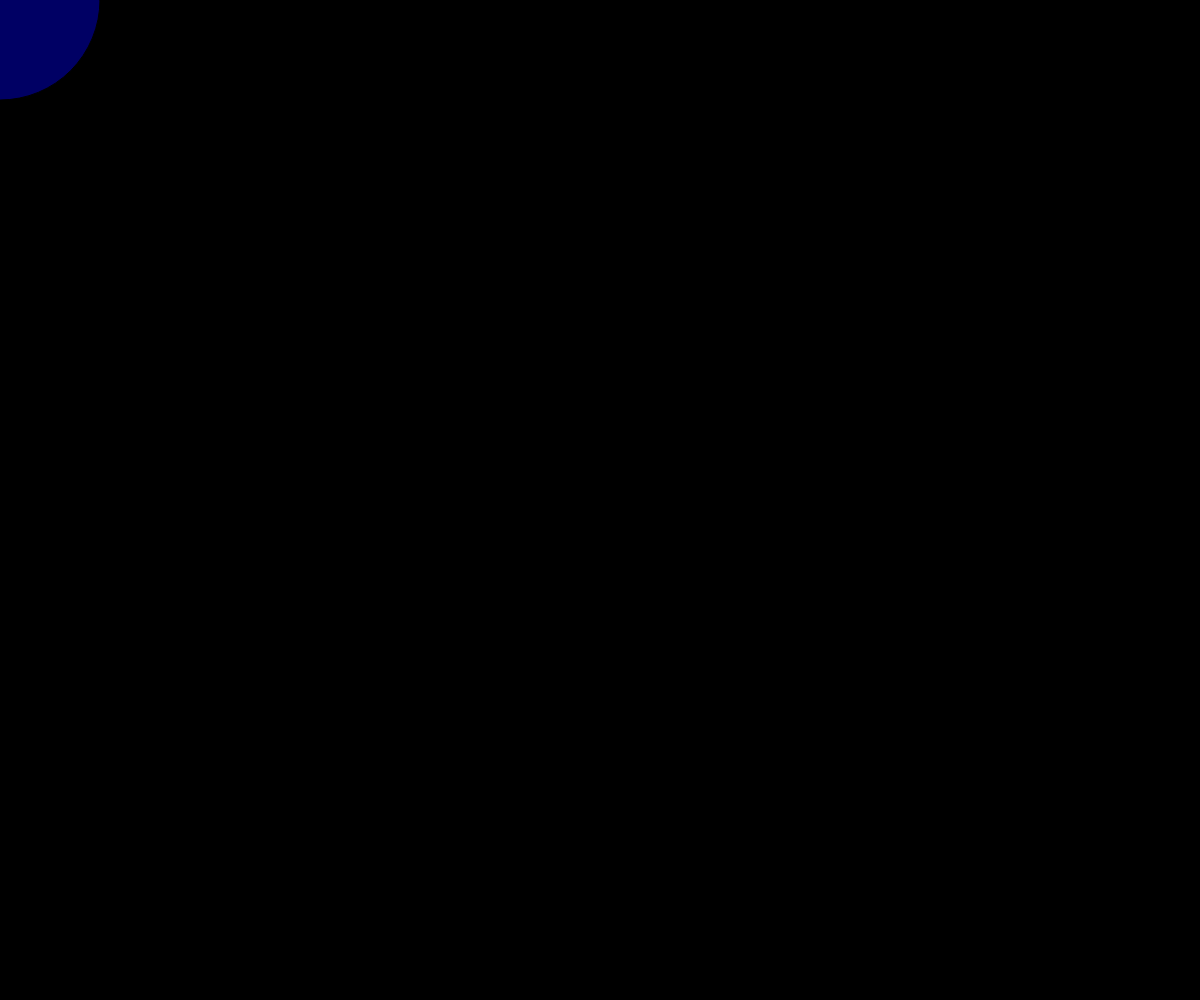
Frame 1 (no input)
Frame 60 (no input): identical to frame 1, image omitted
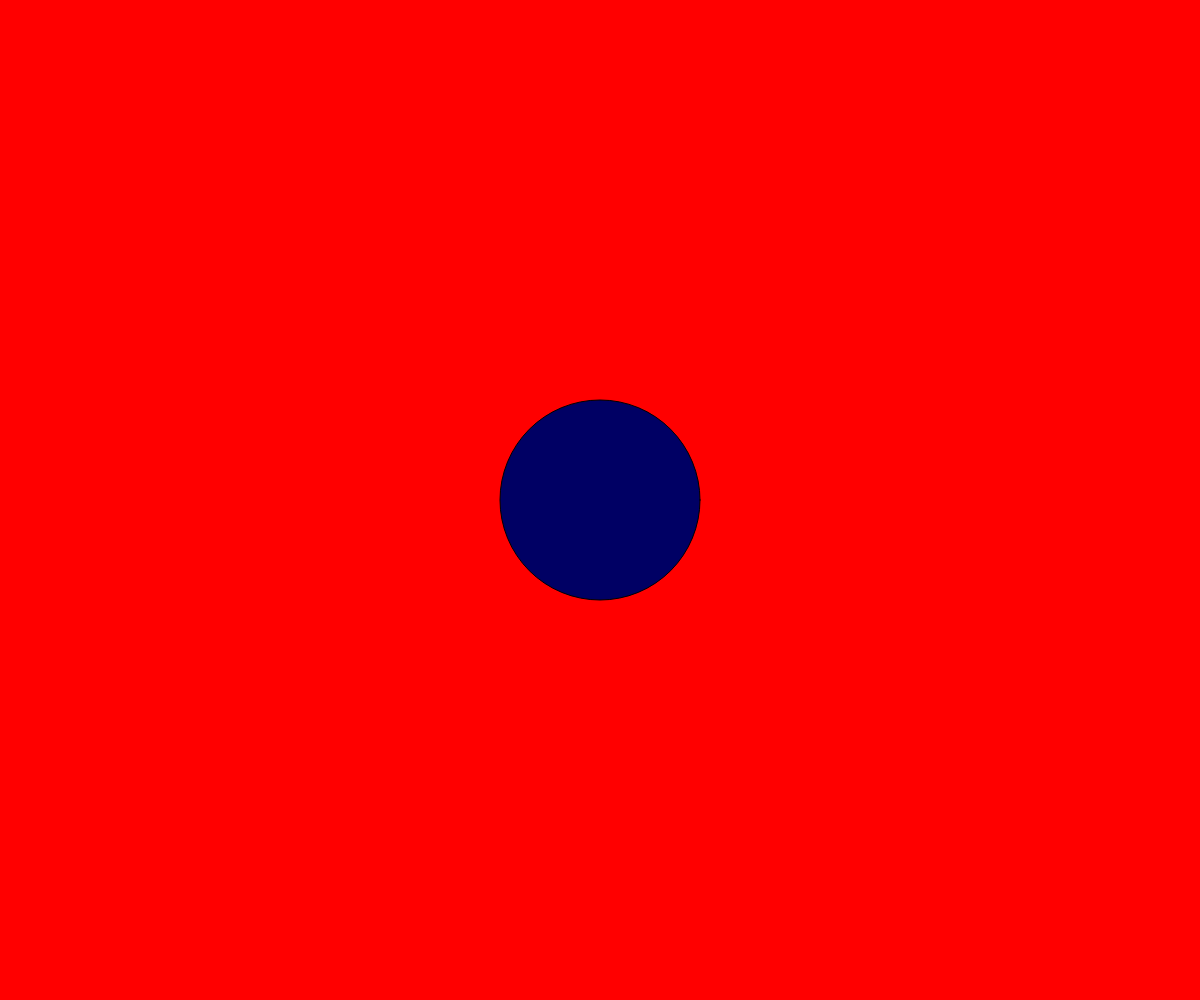
Frame 120 (the mouse pressed at the canvas centre since frame 60)

The p5.js sketch that drew these frames (run headless with seeded random() and noise() and a simulated clock; from frame 60 on, the mouse is pressed at the canvas centre):

// p5.js sketch
// ── sketch.js
/*

These two events are the desktop and touch device equivalents:
https://p5js.org/reference/#/p5/touchMoved
https://p5js.org/reference/#/p5/mouseDragged

//Start of an interaction
https://p5js.org/reference/#/p5/touchStarted
https://p5js.org/reference/#/p5/mousePressed

//End of an interaction
https://p5js.org/reference/#/p5/touchEnded
https://p5js.org/reference/#/p5/mouseReleased

HOWEVER, we are using these events on the canvas a p5.Element in this sketch:
https://p5js.org/reference/#/p5.Element 
They all have the same names for events on an element, except mouseDragged is:
https://p5js.org/reference/#/p5.Element/mouseMoved

*/


let diameter;
let canvas;
let backgroundRed = 0;
let circleBlue = 255;

function setup() {
  canvas = createCanvas(windowWidth, windowHeight);

  //if you set variables in setup, you need to update in windowResized
  diameter = width / 6;

  //provide touch device support by providing a callback to desktop & touch events 
  canvas.touchMoved(moved);
  canvas.mouseMoved(moved);

  canvas.touchStarted(started);
  canvas.mousePressed(started);

  canvas.touchEnded(ended);
  canvas.mouseReleased(ended);
}

function draw() {
  background(backgroundRed, 0, 0);
  fill(0,0,circleBlue);
  circle(mouseX, mouseY, diameter);
}

function moved(){
  circleBlue = map(mouseX,0,width,100,255);
  console.log("moved");
}

function started(){
  backgroundRed = 255;
}

function ended(){
  backgroundRed = 0;
}

//event listener function runs every time browser window resized
function windowResized() {
  //resize our canvas to the width and height of our browser window
  resizeCanvas(windowWidth, windowHeight);

  //update our variables
  diameter = width / 6;
}

function keyPressed() {
  //toggle fullscreen on or off
  if (key == 'f') {

    //get current full screen state https://p5js.org/reference/#/p5/fullscreen
    let fs = fullscreen();

    //switch it to the opposite of current value
    console.log("Full screen getting set to: " + !fs);
    fullscreen(!fs);
  }

}
// ── style.css
html, body {
  margin: 0;
  padding: 0;
  overflow: hidden;
  overscroll-behavior: none;/*disables pull to refresh on mobile devices*/
}
canvas {
  display: block;
}
